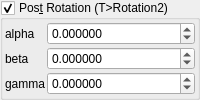
    <widget class="MyGroupBox" name="groupCheck_transf_rotation2_enabled_false">
     <property name="title">
      <string>Pos&amp;t Rotation (T&gt;Rotation2)</string>
     </property>
     <property name="checkable">
      <bool>true</bool>
     </property>
     <layout class="QVBoxLayout" name="verticalLayout_9" stretch="0">
      <property name="spacing">
       <number>2</number>
      </property>
      <property name="leftMargin">
       <number>2</number>
      </property>
      <property name="topMargin">
       <number>2</number>
      </property>
      <property name="rightMargin">
       <number>2</number>
      </property>
      <property name="bottomMargin">
       <number>2</number>
      </property>
      <item>
       <layout class="QGridLayout" name="gridLayout_26" columnstretch="0,1">
        <property name="spacing">
         <number>2</number>
        </property>
        <item row="2" column="0">
         <widget class="QLabel" name="label_57">
          <property name="text">
           <string notr="true">gamma</string>
          </property>
         </widget>
        </item>
        <item row="0" column="0">
         <widget class="QLabel" name="label_44">
          <property name="text">
           <string notr="true">alpha</string>
          </property>
         </widget>
        </item>
        <item row="1" column="0">
         <widget class="QLabel" name="label_56">
          <property name="text">
           <string notr="true">beta</string>
          </property>
         </widget>
        </item>
        <item row="0" column="1">
         <widget class="MyDoubleSpinBox" name="spinboxd3_transf_rotation2_x">
          <property name="sizePolicy">
           <sizepolicy hsizetype="Minimum" vsizetype="Maximum">
            <horstretch>0</horstretch>
            <verstretch>0</verstretch>
           </sizepolicy>
          </property>
          <property name="prefix">
           <string/>
          </property>
          <property name="suffix">
           <string/>
          </property>
          <property name="decimals">
           <number>6</number>
          </property>
          <property name="minimum">
           <double>-36000.000000000000000</double>
          </property>
          <property name="maximum">
           <double>36000.000000000000000</double>
          </property>
          <property name="singleStep">
           <double>1.000000000000000</double>
          </property>
         </widget>
        </item>
        <item row="1" column="1">
         <widget class="MyDoubleSpinBox" name="spinboxd3_transf_rotation2_y">
          <property name="sizePolicy">
           <sizepolicy hsizetype="Minimum" vsizetype="Maximum">
            <horstretch>0</horstretch>
            <verstretch>0</verstretch>
           </sizepolicy>
          </property>
          <property name="prefix">
           <string/>
          </property>
          <property name="suffix">
           <string/>
          </property>
          <property name="decimals">
           <number>6</number>
          </property>
          <property name="minimum">
           <double>-36000.000000000000000</double>
          </property>
          <property name="maximum">
           <double>36000.000000000000000</double>
          </property>
          <property name="singleStep">
           <double>1.000000000000000</double>
          </property>
         </widget>
        </item>
        <item row="2" column="1">
         <widget class="MyDoubleSpinBox" name="spinboxd3_transf_rotation2_z">
          <property name="sizePolicy">
           <sizepolicy hsizetype="Minimum" vsizetype="Maximum">
            <horstretch>0</horstretch>
            <verstretch>0</verstretch>
           </sizepolicy>
          </property>
          <property name="prefix">
           <string/>
          </property>
          <property name="suffix">
           <string/>
          </property>
          <property name="decimals">
           <number>6</number>
          </property>
          <property name="minimum">
           <double>-36000.000000000000000</double>
          </property>
          <property name="maximum">
           <double>36000.000000000000000</double>
          </property>
          <property name="singleStep">
           <double>1.000000000000000</double>
          </property>
         </widget>
        </item>
       </layout>
      </item>
     </layout>
    </widget>
